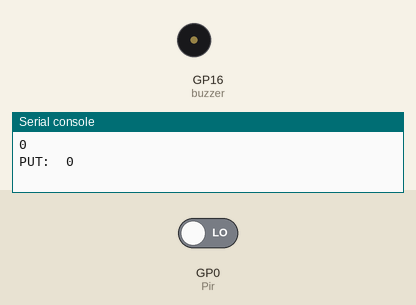
Simulated run of this program. Board: Raspberry Pi Pico running MicroPython. Shown: buzzer (waves = sounding, pin HIGH), the last lines printed to the serial console. Inputs (shaded band) come from the test bench; at power-on: GP0 (Pir) LOW.

Above: at 1.2 s.
1.3 s: GP0 (Pir) driven HIGH
At 2.98 s:
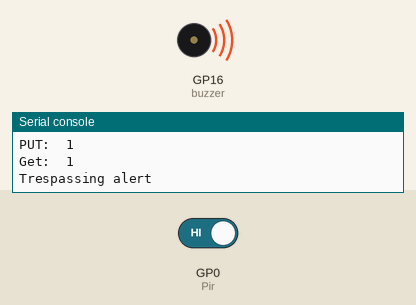
Timing chart, 0 to 10.3 s (numbered marks = the images above; inputs shaded):
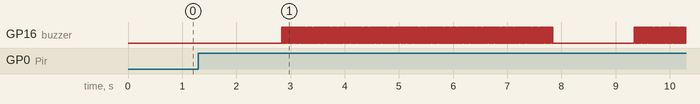

The program:

PW_93_AddPIRbuzzer.py
```python
'''utilize wait for PIR 'put'   pull  and buzzer for push to get
when pir changes value the pull gets the value into the sm0
'''

import rp2
from machine import Pin
import time

myPin =16
PirPin=0
Pir=Pin(PirPin,Pin.IN,Pin.PULL_DOWN)
buzzer=Pin(myPin,Pin.OUT)
def handler(Get):

    print('Trespassing alert')
    for i in range(500):
            buzzer.toggle()
            time.sleep_ms(10)
    Get=0
    return Get
@rp2.asm_pio(out_init=(rp2.PIO.OUT_LOW,)*1,out_shiftdir=rp2.PIO.SHIFT_RIGHT)
def pioProg():
    #set(x,0b0000)   ## for a SIMPLE  switch having the set here was fine, but if need to change it, then needs to be in loop
    wrap_target()
    label('loop')
    pull()
    mov(x,osr)[31]
    #label('loop')

    wait(1,pin,0)
    nop()[31]
    nop()[31]
    mov(isr,x)
    push()
    #wait(0,pin,0)
    nop()[31]
    nop()[31]
    jmp('loop')
    wrap()

## if I use StateMachine.init() I get help with all the parameters and then delete the 'init'
#But15=Pin(15,Pin.IN,Pin.PULL_DOWN)
sm0=rp2.StateMachine(0,pioProg,in_base=Pin(0,Pin.IN,Pin.PULL_DOWN),freq=2000,out_base=Pin(16))
sm0.active(1)

while True:
    for i in range(50):
        print(i)
        PUT= Pir.value()
        print('PUT: ',PUT)
        time.sleep(.1)
        sm0.put(PUT)
        time.sleep(.4)
        Get=sm0.get()
        print('Get: ',Get)
        if Get ==1:
            handler(Get)
        time.sleep(1)


'''
from machine import Pin
import utime as time

myPin =16
PirPin=0
Pir=Pin(PirPin,Pin.IN,Pin.PULL_DOWN)
buzzer=Pin(myPin,Pin.OUT)
'''
'''
while True:
    Val=Pir.value()
    if Val==1:

        print(Pir.value())
        print("Trespassing alert")


        for i in range(5000):
            buzzer.toggle()
            time.sleep_ms(1)
    elif Val==0:
        print('Value: ',Pir.value())
        time.sleep(1)

def handler(pin):
    print('Trespassing alert')
    for i in range(5000):
            buzzer.toggle()
            time.sleep_ms(1)


Pir.irq(trigger=Pin.IRQ_RISING,handler=handler)
while True:
    for i in range(50):
        print(i)
        time.sleep(1)

'''
```

Measured:
- after the input at 1.3 s, GP16 (buzzer): goes 249 × (HIGH 0.01 s, LOW 0.01 s), HIGH 0.01 s, LOW 1.5 s, 47 × (HIGH 0.01 s, LOW 0.01 s), then HIGH, starting after 1.5 s
